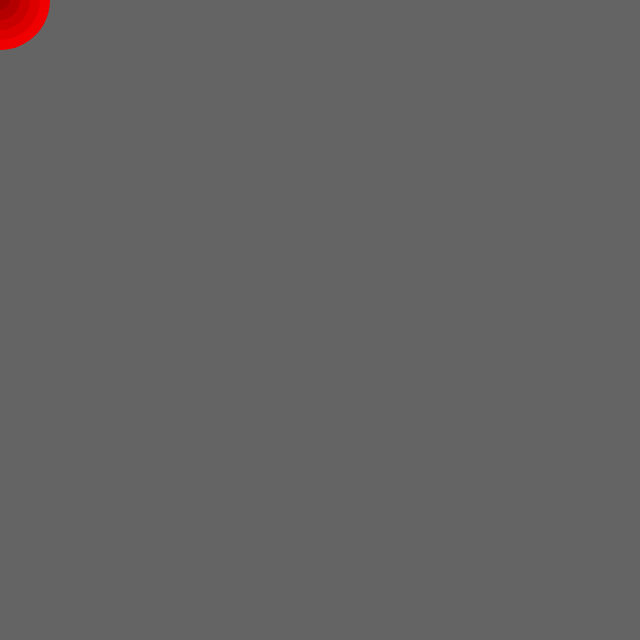
Frame 1 (no input)
Frame 60 (no input): identical to frame 1, image omitted
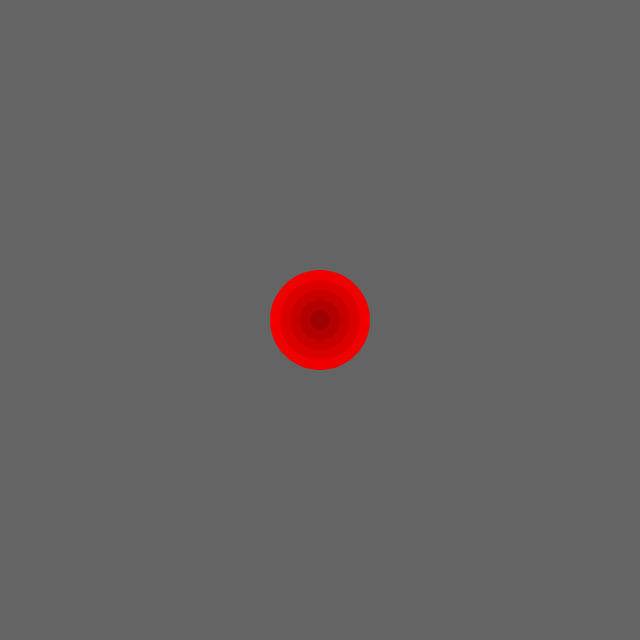
Frame 120 (the mouse pressed at the canvas centre since frame 60)

The p5.js sketch that drew these frames (run headless with seeded random() and noise() and a simulated clock; from frame 60 on, the mouse is pressed at the canvas centre):

// p5.js sketch
// ── sketch.js
function setup() {
  createCanvas(640, 640);
  noStroke();
}

function draw() {
  background(100);
  ellipseMode(CENTER);

  fill (240, 0, 0);
  ellipse(mouseX, mouseY, 100, 100);

  fill (220, 0, 0);
  ellipse(mouseX, mouseY, 80, 80);

  fill (200, 0, 0);
  ellipse(mouseX, mouseY, 60, 60);

  fill (180, 0, 0);
  ellipse(mouseX, mouseY, 40, 40);

  fill (160, 0, 0);
  ellipse(mouseX, mouseY, 20, 20);
}
